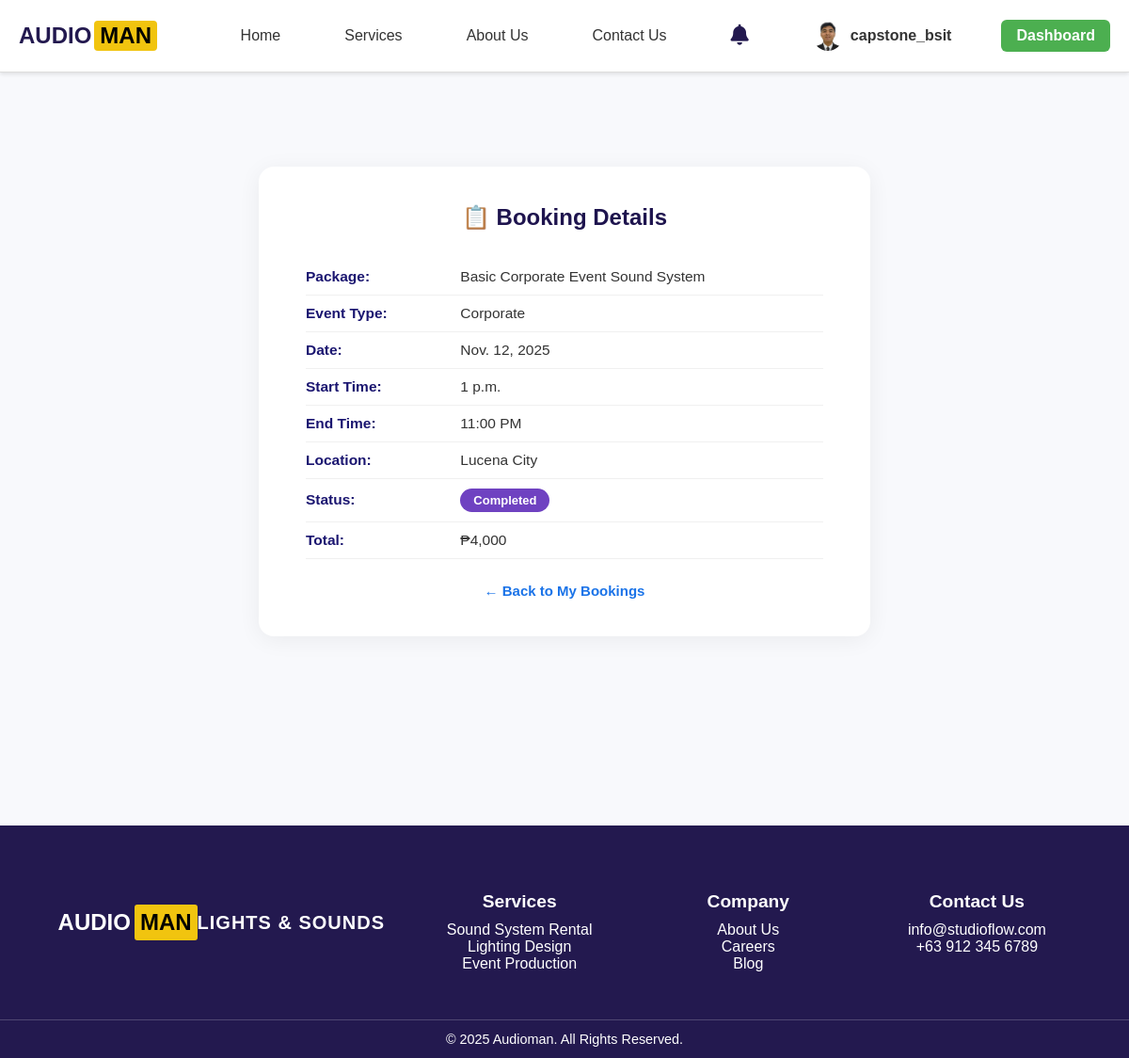
/accounts/mybookings/172/ (signed in), run on the app's committed database.
### accounts/models.py (models this page shows, shortened)
class Profile(models.Model):
    user = models.OneToOneField(User, on_delete=models.CASCADE)
    contact_number = models.CharField(max_length=20)
    province = models.CharField(max_length=100)
    city = models.CharField(max_length=100)
    barangay = models.CharField(max_length=100, blank=True, null=True)  # ➕ Added field
    address = models.CharField(max_length=255, blank=True, null=True)
    profile_picture = models.ImageField(upload_to='profile_pictures/', blank=True, null=True)
    requested_admin = models.BooleanField(default=False)

class Booking(models.Model):
    STATUS_CHOICES = [
        ('Processing', 'Processing'),
        ('Approved', 'Approved'),
        ('Rejected', 'Rejected'),
        ('Completed', 'Completed'),
    ]
    user = models.ForeignKey(User, on_delete=models.CASCADE)
    package = models.ForeignKey('ServicePackage', on_delete=models.CASCADE)
    full_name = models.CharField(max_length=100)
    email = models.EmailField()
    contact_number = models.CharField(max_length=20)
    event_date = models.DateField()
    event_time = models.TimeField()
    end_time = models.TimeField(null=True, blank=True)
    event_type = models.CharField(max_length=100)
    location = models.CharField(max_length=255)
    fulladdress = models.CharField(max_length=255, blank=True, null=True)
    audience_size = models.IntegerField()
    status = models.CharField(max_length=50, choices=STATUS_CHOICES, default='Processing')
    price = models.CharField(max_length=20)
    created_at = models.DateTimeField(default=timezone.now)
    cancel_reason = models.TextField(blank=True, null=True)
    reject_reason = models.TextField(null=True, blank=True)
    review_exists = models.BooleanField(null=False, default=False)
    barangay = models.CharField(max_length=100, blank=True, null=True)

class ServicePackage(models.Model):
    EVENT_CHOICES = [
        ("Wedding", "Wedding"),
        ("Birthday", "Birthday"),
        ("Corporate", "Corporate"),
        ("Concert", "Concert"),
        ("Seminar", "Seminar"),
        ("Graduation", "Graduation"),
        ("Awarding Ceremony", "Awarding Ceremony"),
        ("Fundraising", "Fundraising"),
        ("Fashion Show", "Fashion Show"),
        ("Church", "Church"),
        ("Conference", "Conference"),
        ("School Event", "School Event"),
        ("Charity Event", "Charity Event"),
    ]
    title = models.CharField(max_length=200)
    description = models.TextField()
    price = models.CharField(max_length=50)
    image = models.ImageField(upload_to="packages/", blank=True, null=True)
    equipment = models.ManyToManyField(
        Equipment,
        through="PackageEquipment",
        related_name="service_packages"
    )
    category = models.CharField(
        max_length=50,
        choices=EVENT_CHOICES,
        default="Wedding"
    )

### accounts/views.py (the view)
# urls.py: path('mybookings/<int:booking_id>/', views.view_mybooking, name='view_mybooking'),
@login_required
def view_mybooking(request, booking_id):
    booking = get_object_or_404(Booking, id=booking_id, user=request.user)
    return render(request, 'accounts/view_mybooking.html', {'booking': booking})

### accounts/context_processors.py (called while the page is built)
def notifications_context(request):
    if request.user.is_authenticated:
        notifications = Notification.objects.filter(user=request.user).order_by('-created_at')
        unread_count = notifications.filter(is_read=False).count()
        return {
            'notifications': notifications,
            'notifications_unread_count': unread_count
        }
    return {}

### accounts/templates/accounts/view_mybooking.html (shortened to what this page needs)
{% extends 'base.html' %}
{% load static %}
{% block content %}
<div class="booking-wrapper">
  <div class="booking-card">
    <h2>📋 Booking Details</h2>
    <ul>
      <li><strong>Package:</strong> {{ booking.package.title }}</li>
      <li><strong>Event Type:</strong> {{ booking.event_type }}</li>
      <li><strong>Date:</strong> {{ booking.event_date }}</li>
      <li><strong>Start Time:</strong> {{ booking.event_time }}</li>
      <li><strong>End Time:</strong> {{ booking.end_time|time:"g:i A" }}</li>
      <li><strong>Location:</strong> {{ booking.location }}</li>
      <li>
        <strong>Status:</strong>
        <span class="status-badge
          {% if booking.status|lower == 'accepted' %}accepted
          {% elif booking.status|lower == 'rejected' %}rejected
          {% elif booking.status|lower == 'processing' %}processing
          {% elif booking.status|lower == 'cancelled' %}cancelled
          {% elif booking.status|lower == 'completed' %}completed
          {% endif %}">
          {{ booking.status }}
        </span>
      </li>
      <li><strong>Total:</strong> {{ booking.price }}</li>
    </ul>
    <a href="{% url 'mybookings' %}" class="back-link">← Back to My Bookings</a>
  </div>
</div>
{% endblock %}

### accounts/templates/base.html (shortened to what this page needs)
{% load static %}
<!DOCTYPE html>
<html lang="en">
<head>
    <link rel="stylesheet" href="{% static 'css/base.css' %}">
    <link rel="stylesheet" href="https://cdnjs.cloudflare.com/ajax/libs/font-awesome/6.4.0/css/all.min.css">
</head>
<body>
<header class="nav-header">
    <div class="left-section">
        <div class="logo">
            <span class="text-white">AUDIO</span><span class="text-yellow">MAN</span>
        </div>
    </div>
    <nav id="navMenu">
        <ul>
            <li class="{% if request.resolver_match.url_name == 'home' %}active{% endif %}">
                <a href="{% url 'home' %}">Home</a>
            </li>
            <li class="{% if request.resolver_match.url_name == 'services' %}active{% endif %}">
                <a href="{% url 'services' %}">Services</a>
            </li>
            <li class="{% if request.resolver_match.url_name == 'aboutus' %}active{% endif %}">
                <a href="{% url 'aboutus' %}">About Us</a>
            </li>
            <li class="{% if request.resolver_match.url_name == 'contactus' %}active{% endif %}">
                <a href="{% url 'contactus' %}">Contact Us</a>
            </li>
            {% if user.is_authenticated %}
                <li class="notification-item">
                    <a href="#" class="notification-link" id="notificationBell">
                        <i class="fas fa-bell"></i>
                    </a>
                </li>
                <li class="profile-item">
                    <a href="{% url 'profile' %}" class="profile-link">
                        {% if user.profile.profile_picture %}
                            <img src="{{ user.profile.profile_picture.url }}" alt="Profile Picture">
                        {% else %}
                            <img src="{% static 'images/profile-icon.png' %}" alt="Default Icon">
                        {% endif %}
                        <span class="profile-name">{{ user.username }}</span>
                    </a>
                </li>
                {% if user.is_staff %}
                    <li><a href="{% url 'dashboard' %}" class="dashboard-btn">Dashboard</a></li>
                {% endif %}
            {% else %}
                <li><a href="{% url 'register' %}">Register</a></li>
                <li><a href="{% url 'login' %}">Login</a></li>
            {% endif %}
        </ul>
    </nav>
</header>
{% block content %}{% endblock %}
{% if not hide_footer %}
<footer class="footer fade-in">
  <div class="logo">
    <span style="color:white;font-weight:bold;font-size:1.5rem;">AUDIO</span>
    <span style="background:#f1c40f;color:black;padding:2px 6px;border-radius:3px;margin-left:4px;font-size:1.5rem;">MAN</span><br>
    <small style="color:white;text-transform:uppercase;letter-spacing:1px;">Lights & Sounds</small>
  </div>
  <div class="column">
    <h3>Services</h3>
    <p>Sound System Rental</p>
    <p>Lighting Design</p>
    <p>Event Production</p>
  </div>
  <div class="column">
    <h3>Company</h3>
    <p>About Us</p>
    <p>Careers</p>
    <p>Blog</p>
  </div>
  <div class="column">
    <h3>Contact Us</h3>
    <p>info@studioflow.com</p>
    <p>+63 912 345 6789</p>
  </div>
</footer>
<div class="footer-bottom">
  © 2025 Audioman. All Rights Reserved.
</div>
{% endif %}
</body>
</html>

### accounts/static/css/base.css (style rules this page uses)
:root { --primary-color: #23194f; --secondary-color: #DDFEF8; --accent-color: #3a2d7c; --highlight-bg: linear-gradient(135deg, #dceaff, #eef5ff); --text-color: #333; --light-color: #ffffff; --font-main: 'MavenPro', sans-serif; }
* { box-sizing: border-box; margin: 0; padding: 0; }
body { font-family: var(--font-main); background-color: var(--light-color); color: var(--text-color); }
.nav-header { display: flex; justify-content: space-between; align-items: center; background-color: #ffffff; padding: 12px 30px; box-shadow: 0 2px 4px rgba(0, 0, 0, 0.1); }
.logo { display: flex; align-items: center; font-family: 'MavenPro', sans-serif; font-size: 1.8rem; font-weight: bold; color: #23194f; }
.logo .text-white { color: #23194f; }
.logo .text-yellow { background-color: #f1c40f; color: #000000; padding: 2px 6px; border-radius: 4px; margin-left: 3px; font-weight: bold; }
nav ul { display: flex; list-style: none; margin: 0; padding: 0; }
nav ul li { margin-left: 20px; position: relative; }
nav ul li a { text-decoration: none; color: #333333; font-weight: 500; padding: 8px 12px; border-radius: 5px; transition: background-color 0.3s, color 0.3s; display: flex; align-items: center; }
.profile-link { display: flex; align-items: center; gap: 8px; text-decoration: none; color: var(--text-color); }
.profile-link img { width: 24px; height: 24px; border-radius: 50%; object-fit: cover; }
.profile-name { font-size: 1rem; font-weight: 500; }

### accounts/templates/accounts/view_mybooking.html (style rules this page uses)
body { font-family: 'MavenPro', sans-serif; background-color: #f8f9fc; }
.booking-wrapper { display: flex; justify-content: center; align-items: flex-start; padding-top: 100px; min-height: 100vh; }
.booking-card { background: #fff; border-radius: 16px; box-shadow: 0 4px 25px rgba(0, 0, 0, 0.06); padding: 40px 50px; width: 90%; max-width: 650px; text-align: left; }
.booking-card h2 { font-size: 24px; font-weight: 700; color: #1e144e; display: flex; align-items: center; justify-content: center; gap: 10px; margin-bottom: 30px; }
.booking-card ul { list-style: none; padding: 0; margin: 0; }
.booking-card li { font-size: 15.5px; color: #333; padding: 10px 0; border-bottom: 1px solid #f0f0f0; }
.booking-card strong { color: #1a1570; width: 160px; display: inline-block; }
.status-badge { display: inline-block; padding: 5px 14px; border-radius: 20px; font-size: 13px; font-weight: 600; color: #fff; text-transform: capitalize; }
.status-badge.completed { background: #6f42c1; }
.back-link { display: block; text-align: center; margin-top: 25px; color: #1a73e8; font-weight: 600; text-decoration: none; font-size: 15px; }

### accounts/templates/base.html (style rules this page uses)
.nav-header { display: flex; justify-content: space-between; align-items: center; padding: 12px 20px; width: 100%; background-color: white; border-bottom: 1px solid #ddd; position: relative; z-index: 100; }
.left-section { display: flex; align-items: center; gap: 15px; }
.logo { font-size: 24px; font-weight: 800; }
.text-white { color: #23194f; }
.text-yellow { color: #fbc531; }
nav ul { display: flex; gap: 18px; margin: 0; padding: 0; align-items: center; }
nav ul li { list-style: none; }
nav ul li a { text-decoration: none; color: #333; padding: 8px 10px; border-radius: 5px; transition: background 0.3s; }
nav ul li a { display: block; width: 100%; padding: 10px 15px; }
.profile-link img { width: 32px; height: 32px; border-radius: 50%; }
.profile-name { font-weight: 600; }
.dashboard-btn { background-color: #4CAF50; padding: 8px 16px; border-radius: 6px; color: white; font-weight: 600; text-decoration: none; transition: background 0.3s ease; }
.notification-item { position: relative; display: inline-block; }
.notification-link { color: #23194f; font-size: 22px; position: relative; cursor: pointer; transition: transform 0.2s ease, color 0.2s ease; }
.footer { background-color: var(--primary-color, #23194f); color: white; padding: 50px 40px; display: flex; justify-content: space-around; flex-wrap: wrap; text-align: left; transition: all 0.3s ease; }
.footer .logo { font-size: 1.5rem; font-weight: bold; line-height: 1.4; text-align: center; }
.footer .column { min-width: 200px; margin-top: 20px; text-align: center; }
.footer .column h3 { font-size: 1.2rem; font-weight: bold; margin-bottom: 10px; color: #fff; }
.footer-bottom { text-align: center; padding: 12px; background-color: var(--primary-color, #23194f); font-size: 0.9em; color: white; border-top: 1px solid rgba(255,255,255,0.2); }

### data on the page
Booking: package "Basic Corporate Event Sound System", event_type "Corporate", event_date "Nov. 12, 2025", event_time "1 p.m.", end_time "11:00 PM", location "Lucena City", status "Completed", price "₱4,000"

### other printed values
{{ user.username }} "capstone_bsit"
